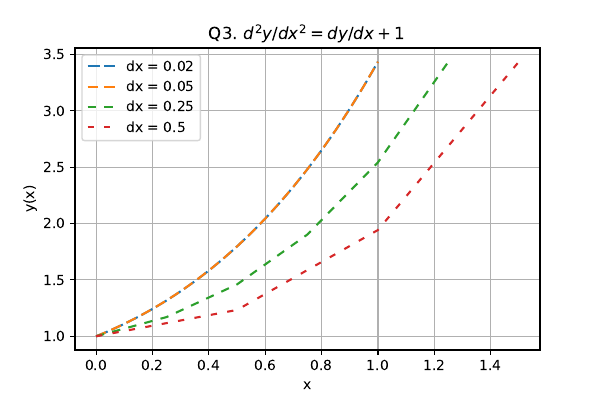

Here is the Python script that generated this plot:
from functionlib import shooting_method

import matplotlib
import matplotlib.pyplot as plt
from math import log
e = 2.71828

dx = [0.02, 0.05, 0.25, 0.5]


# Q1, a

y1, x1 = [], []

dy  = lambda u, y, x : u
ddy = lambda u, y, x : u + 1

yn = 2*(e-1)

fig, ax = plt.subplots()
for i in range(4):
    print('For dx = ', dx[i])
    y, x = shooting_method(ddy, dy, 1, 0, yn, dx[i])
    y1.append(y)
    x1.append(x)
    ax.plot(x1[i], y1[i], dashes =[6-i, 2+i] , label ='dx = '+str(dx[i]))


ax.legend()
ax.set(xlabel='x', ylabel='y(x)', title='Q3. $d^2y/dx^2 = dy/dx + 1$')
ax.grid()
fig.savefig("Q3.pdf")

# OutPut

# For dx =  0.02
# Guess the 1st value of slope: 0.8
# Guess the 2nd value of slope: 1.3
# The obtained solution for z is : 0.9999978759077413
# For dx =  0.05
# Guess the 1st value of slope: 0.7
# Guess the 2nd value of slope: 1.5
# The obtained solution for z is : 0.9999980298267261
# For dx =  0.25
# Guess the 1st value of slope: 0.3
# Guess the 2nd value of slope: 1.7
# The obtained solution for z is : 0.4804108827345731
# For dx =  0.5
# Guess the 1st value of slope: 0.1
# Guess the 2nd value of slope: 1.8
# The obtained solution for z is : 0.1313984810448554
